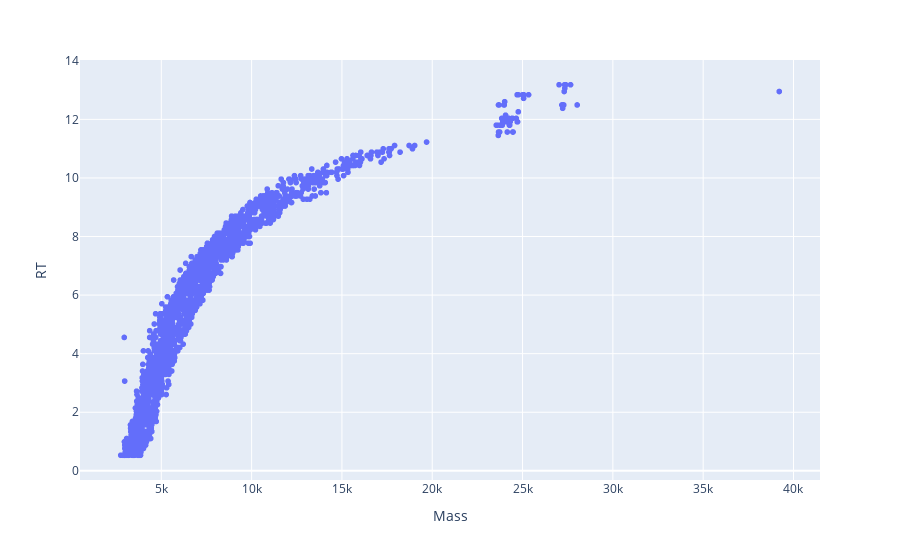

Here is the notebook cell this chart was saved with:
### Code cell
df_total = pd.read_excel('/Users/bryan/Documents/BioPharmaFinder/ZhangLab/total_tRNA_acid_deg.xlsx')
df_total = thermo_df(df_total)
plotly_zone(df_total)
df_total.shape

### Figure 1 — Plotly figure (JSON) as saved in the notebook; plotly's stock layout.template omitted (floating-point values rounded to 4 significant figures; data arrays with more than 128 entries replaced by an {"elided": "..."} marker saying what was removed)
{"data": [{"hoverlabel": {"namelength": 0}, "hovertemplate": "Mass=%{x}<br>RT=%{y}", "legendgroup": "", "marker": {"color": "#636efa", "symbol": "circle"}, "mode": "markers", "name": "", "showlegend": false, "type": "scattergl", "x": {"elided": "2040 float values"}, "xaxis": "x", "y": {"elided": "2040 float values"}, "yaxis": "y"}], "layout": {"legend": {"tracegroupgap": 0}, "margin": {"t": 60}, "xaxis": {"anchor": "y", "domain": [0, 1], "title": {"text": "Mass"}}, "yaxis": {"anchor": "x", "domain": [0, 1], "title": {"text": "RT"}}}}
